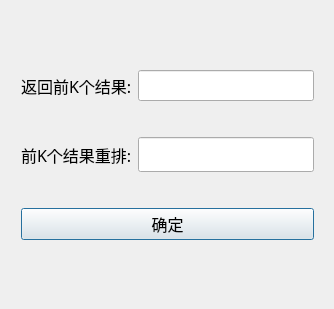
<?xml version="1.0" encoding="UTF-8"?>
<ui version="4.0">
 <class>Params</class>
 <widget class="QDialog" name="Params">
  <property name="geometry">
   <rect>
    <x>0</x>
    <y>0</y>
    <width>334</width>
    <height>309</height>
   </rect>
  </property>
  <property name="font">
   <font>
    <family>微软雅黑</family>
    <pointsize>12</pointsize>
   </font>
  </property>
  <property name="windowTitle">
   <string>设置参数</string>
  </property>
  <layout class="QGridLayout" name="gridLayout">
   <item row="1" column="0">
    <spacer name="horizontalSpacer_2">
     <property name="orientation">
      <enum>Qt::Horizontal</enum>
     </property>
     <property name="sizeHint" stdset="0">
      <size>
       <width>2</width>
       <height>20</height>
      </size>
     </property>
    </spacer>
   </item>
   <item row="1" column="2">
    <spacer name="horizontalSpacer">
     <property name="orientation">
      <enum>Qt::Horizontal</enum>
     </property>
     <property name="sizeHint" stdset="0">
      <size>
       <width>8</width>
       <height>20</height>
      </size>
     </property>
    </spacer>
   </item>
   <item row="2" column="1">
    <spacer name="verticalSpacer_3">
     <property name="orientation">
      <enum>Qt::Vertical</enum>
     </property>
     <property name="sizeHint" stdset="0">
      <size>
       <width>20</width>
       <height>42</height>
      </size>
     </property>
    </spacer>
   </item>
   <item row="0" column="1">
    <spacer name="verticalSpacer_4">
     <property name="orientation">
      <enum>Qt::Vertical</enum>
     </property>
     <property name="sizeHint" stdset="0">
      <size>
       <width>20</width>
       <height>52</height>
      </size>
     </property>
    </spacer>
   </item>
   <item row="1" column="1">
    <layout class="QVBoxLayout" name="verticalLayout">
     <item>
      <layout class="QHBoxLayout" name="horizontalLayout">
       <item>
        <widget class="QLabel" name="topKLabel">
         <property name="font">
          <font>
           <family>微软雅黑</family>
           <pointsize>12</pointsize>
          </font>
         </property>
         <property name="text">
          <string>返回前K个结果:</string>
         </property>
        </widget>
       </item>
       <item>
        <widget class="QLineEdit" name="topKLineEdit">
         <property name="font">
          <font>
           <family>微软雅黑</family>
           <pointsize>12</pointsize>
          </font>
         </property>
        </widget>
       </item>
      </layout>
     </item>
     <item>
      <spacer name="verticalSpacer">
       <property name="orientation">
        <enum>Qt::Vertical</enum>
       </property>
       <property name="sizeHint" stdset="0">
        <size>
         <width>20</width>
         <height>30</height>
        </size>
       </property>
      </spacer>
     </item>
     <item>
      <layout class="QHBoxLayout" name="horizontalLayout_2">
       <item>
        <widget class="QLabel" name="qeLabel">
         <property name="font">
          <font>
           <family>微软雅黑</family>
           <pointsize>12</pointsize>
          </font>
         </property>
         <property name="text">
          <string>前K个结果重排:</string>
         </property>
        </widget>
       </item>
       <item>
        <widget class="QLineEdit" name="qeLineEdit">
         <property name="font">
          <font>
           <family>微软雅黑</family>
           <pointsize>14</pointsize>
          </font>
         </property>
        </widget>
       </item>
      </layout>
     </item>
     <item>
      <spacer name="verticalSpacer_2">
       <property name="orientation">
        <enum>Qt::Vertical</enum>
       </property>
       <property name="sizeHint" stdset="0">
        <size>
         <width>20</width>
         <height>30</height>
        </size>
       </property>
      </spacer>
     </item>
     <item>
      <widget class="QPushButton" name="pButton">
       <property name="font">
        <font>
         <family>微软雅黑</family>
         <pointsize>12</pointsize>
        </font>
       </property>
       <property name="text">
        <string>确定</string>
       </property>
      </widget>
     </item>
    </layout>
   </item>
  </layout>
 </widget>
 <resources/>
 <connections/>
</ui>
